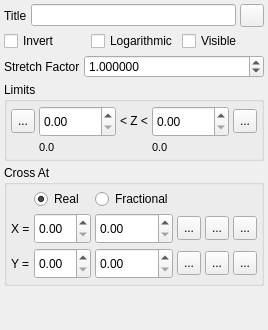
         <widget class="QWidget" name="ZGeneralTab">
          <attribute name="title">
           <string>General</string>
          </attribute>
          <layout class="QVBoxLayout" name="verticalLayout_14">
           <property name="spacing">
            <number>4</number>
           </property>
           <property name="leftMargin">
            <number>4</number>
           </property>
           <property name="topMargin">
            <number>4</number>
           </property>
           <property name="rightMargin">
            <number>4</number>
           </property>
           <property name="bottomMargin">
            <number>4</number>
           </property>
           <item>
            <layout class="QHBoxLayout" name="horizontalLayout_26">
             <item>
              <widget class="QLabel" name="label_36">
               <property name="text">
                <string>Title</string>
               </property>
              </widget>
             </item>
             <item>
              <widget class="QLineEdit" name="ZTitleEdit"/>
             </item>
             <item>
              <widget class="QToolButton" name="ZTitleAddSymbolButton">
               <property name="text">
                <string/>
               </property>
               <property name="icon">
                <iconset resource="uchroma.qrc">
                 <normaloff>:/uchroma/icons/symbol.svg</normaloff>:/uchroma/icons/symbol.svg</iconset>
               </property>
               <property name="iconSize">
                <size>
                 <width>16</width>
                 <height>16</height>
                </size>
               </property>
              </widget>
             </item>
            </layout>
           </item>
           <item>
            <layout class="QHBoxLayout" name="horizontalLayout_23">
             <item>
              <widget class="QCheckBox" name="ZInvertCheck">
               <property name="text">
                <string>Invert</string>
               </property>
              </widget>
             </item>
             <item>
              <widget class="QCheckBox" name="ZLogarithmicCheck">
               <property name="text">
                <string>Logarithmic</string>
               </property>
              </widget>
             </item>
             <item>
              <widget class="QCheckBox" name="ZVisibleCheck">
               <property name="text">
                <string>Visible</string>
               </property>
              </widget>
             </item>
            </layout>
           </item>
           <item>
            <layout class="QHBoxLayout" name="horizontalLayout_30">
             <item>
              <widget class="QLabel" name="label_40">
               <property name="text">
                <string>Stretch Factor</string>
               </property>
              </widget>
             </item>
             <item>
              <widget class="QDoubleSpinBox" name="ZStretchSpin">
               <property name="sizePolicy">
                <sizepolicy hsizetype="Expanding" vsizetype="Fixed">
                 <horstretch>0</horstretch>
                 <verstretch>0</verstretch>
                </sizepolicy>
               </property>
               <property name="toolTip">
                <string/>
               </property>
               <property name="decimals">
                <number>6</number>
               </property>
               <property name="minimum">
                <double>0.000001000000000</double>
               </property>
               <property name="maximum">
                <double>1000000.000000000000000</double>
               </property>
               <property name="singleStep">
                <double>0.010000000000000</double>
               </property>
               <property name="value">
                <double>1.000000000000000</double>
               </property>
              </widget>
             </item>
            </layout>
           </item>
           <item>
            <widget class="QGroupBox" name="LimitsGroup">
             <property name="title">
              <string>Limits</string>
             </property>
             <layout class="QHBoxLayout" name="horizontalLayout_49">
              <property name="spacing">
               <number>4</number>
              </property>
              <property name="leftMargin">
               <number>4</number>
              </property>
              <property name="topMargin">
               <number>4</number>
              </property>
              <property name="rightMargin">
               <number>4</number>
              </property>
              <property name="bottomMargin">
               <number>4</number>
              </property>
              <item>
               <layout class="QGridLayout" name="gridLayout_10">
                <property name="spacing">
                 <number>4</number>
                </property>
                <item row="1" column="4">
                 <widget class="QLabel" name="ZMaxLabel">
                  <property name="font">
                   <font>
                    <pointsize>8</pointsize>
                   </font>
                  </property>
                  <property name="text">
                   <string>0.0</string>
                  </property>
                 </widget>
                </item>
                <item row="0" column="1">
                 <widget class="TExponentialSpin" name="ZMinSpin">
                  <property name="sizePolicy">
                   <sizepolicy hsizetype="Expanding" vsizetype="Fixed">
                    <horstretch>0</horstretch>
                    <verstretch>0</verstretch>
                   </sizepolicy>
                  </property>
                  <property name="minimumSize">
                   <size>
                    <width>0</width>
                    <height>31</height>
                   </size>
                  </property>
                  <property name="focusPolicy">
                   <enum>Qt::StrongFocus</enum>
                  </property>
                  <property name="toolTip">
                   <string>Minimum value to display on the Z axis</string>
                  </property>
                 </widget>
                </item>
                <item row="0" column="3">
                 <widget class="QLabel" name="ZLabel">
                  <property name="sizePolicy">
                   <sizepolicy hsizetype="Minimum" vsizetype="Preferred">
                    <horstretch>0</horstretch>
                    <verstretch>0</verstretch>
                   </sizepolicy>
                  </property>
                  <property name="text">
                   <string>&lt; Z &lt;</string>
                  </property>
                 </widget>
                </item>
                <item row="0" column="0">
                 <widget class="QToolButton" name="ZMinSetMinimumButton">
                  <property name="maximumSize">
                   <size>
                    <width>24</width>
                    <height>24</height>
                   </size>
                  </property>
                  <property name="toolTip">
                   <string>Set to minimum source data value</string>
                  </property>
                  <property name="text">
                   <string>...</string>
                  </property>
                  <property name="icon">
                   <iconset resource="uchroma.qrc">
                    <normaloff>:/uchroma/icons/toleftlimit.svg</normaloff>:/uchroma/icons/toleftlimit.svg</iconset>
                  </property>
                  <property name="iconSize">
                   <size>
                    <width>16</width>
                    <height>16</height>
                   </size>
                  </property>
                 </widget>
                </item>
                <item row="1" column="1">
                 <widget class="QLabel" name="ZMinLabel">
                  <property name="font">
                   <font>
                    <pointsize>8</pointsize>
                   </font>
                  </property>
                  <property name="text">
                   <string>0.0</string>
                  </property>
                 </widget>
                </item>
                <item row="0" column="4">
                 <widget class="TExponentialSpin" name="ZMaxSpin">
                  <property name="sizePolicy">
                   <sizepolicy hsizetype="Expanding" vsizetype="Fixed">
                    <horstretch>0</horstretch>
                    <verstretch>0</verstretch>
                   </sizepolicy>
                  </property>
                  <property name="minimumSize">
                   <size>
                    <width>0</width>
                    <height>31</height>
                   </size>
                  </property>
                  <property name="focusPolicy">
                   <enum>Qt::StrongFocus</enum>
                  </property>
                  <property name="toolTip">
                   <string>Maximum value to display on the Z axis</string>
                  </property>
                 </widget>
                </item>
                <item row="0" column="5">
                 <widget class="QToolButton" name="ZMaxSetMaximumButton">
                  <property name="maximumSize">
                   <size>
                    <width>24</width>
                    <height>24</height>
                   </size>
                  </property>
                  <property name="toolTip">
                   <string>Set to maximum source data value</string>
                  </property>
                  <property name="text">
                   <string>...</string>
                  </property>
                  <property name="icon">
                   <iconset resource="uchroma.qrc">
                    <normaloff>:/uchroma/icons/torightlimit.svg</normaloff>:/uchroma/icons/torightlimit.svg</iconset>
                  </property>
                  <property name="iconSize">
                   <size>
                    <width>16</width>
                    <height>16</height>
                   </size>
                  </property>
                 </widget>
                </item>
               </layout>
              </item>
             </layout>
            </widget>
           </item>
           <item>
            <widget class="QGroupBox" name="ZCrossGroup">
             <property name="title">
              <string>Cross At</string>
             </property>
             <layout class="QHBoxLayout" name="horizontalLayout_3">
              <property name="spacing">
               <number>4</number>
              </property>
              <property name="leftMargin">
               <number>4</number>
              </property>
              <property name="topMargin">
               <number>4</number>
              </property>
              <property name="rightMargin">
               <number>4</number>
              </property>
              <property name="bottomMargin">
               <number>4</number>
              </property>
              <item>
               <layout class="QGridLayout" name="gridLayout_8">
                <property name="spacing">
                 <number>4</number>
                </property>
                <item row="1" column="5">
                 <widget class="QToolButton" name="ZPositionXSetMaximumButton">
                  <property name="maximumSize">
                   <size>
                    <width>24</width>
                    <height>24</height>
                   </size>
                  </property>
                  <property name="toolTip">
                   <string>Set to maximum source data value</string>
                  </property>
                  <property name="text">
                   <string>...</string>
                  </property>
                  <property name="icon">
                   <iconset resource="uchroma.qrc">
                    <normaloff>:/uchroma/icons/torightlimit.svg</normaloff>:/uchroma/icons/torightlimit.svg</iconset>
                  </property>
                  <property name="iconSize">
                   <size>
                    <width>16</width>
                    <height>16</height>
                   </size>
                  </property>
                 </widget>
                </item>
                <item row="1" column="4">
                 <widget class="QToolButton" name="ZPositionXSetZeroButton">
                  <property name="maximumSize">
                   <size>
                    <width>24</width>
                    <height>24</height>
                   </size>
                  </property>
                  <property name="toolTip">
                   <string>Set to zero</string>
                  </property>
                  <property name="text">
                   <string>...</string>
                  </property>
                  <property name="icon">
                   <iconset resource="uchroma.qrc">
                    <normaloff>:/uchroma/icons/tozero.svg</normaloff>:/uchroma/icons/tozero.svg</iconset>
                  </property>
                  <property name="iconSize">
                   <size>
                    <width>16</width>
                    <height>16</height>
                   </size>
                  </property>
                 </widget>
                </item>
                <item row="1" column="1">
                 <widget class="TExponentialSpin" name="ZPositionXRealSpin">
                  <property name="sizePolicy">
                   <sizepolicy hsizetype="Expanding" vsizetype="Fixed">
                    <horstretch>0</horstretch>
                    <verstretch>0</verstretch>
                   </sizepolicy>
                  </property>
                  <property name="minimumSize">
                   <size>
                    <width>0</width>
                    <height>31</height>
                   </size>
                  </property>
                  <property name="focusPolicy">
                   <enum>Qt::StrongFocus</enum>
                  </property>
                  <property name="toolTip">
                   <string>X axis value at which the Z axis crosses</string>
                  </property>
                 </widget>
                </item>
                <item row="2" column="1">
                 <widget class="TExponentialSpin" name="ZPositionYRealSpin">
                  <property name="sizePolicy">
                   <sizepolicy hsizetype="Expanding" vsizetype="Fixed">
                    <horstretch>0</horstretch>
                    <verstretch>0</verstretch>
                   </sizepolicy>
                  </property>
                  <property name="minimumSize">
                   <size>
                    <width>0</width>
                    <height>31</height>
                   </size>
                  </property>
                  <property name="focusPolicy">
                   <enum>Qt::StrongFocus</enum>
                  </property>
                  <property name="toolTip">
                   <string>Y axis value at which the Z axis crosses</string>
                  </property>
                 </widget>
                </item>
                <item row="1" column="3">
                 <widget class="QToolButton" name="ZPositionXSetMinimumButton">
                  <property name="maximumSize">
                   <size>
                    <width>24</width>
                    <height>24</height>
                   </size>
                  </property>
                  <property name="toolTip">
                   <string>Set to minimum source data value</string>
                  </property>
                  <property name="text">
                   <string>...</string>
                  </property>
                  <property name="icon">
                   <iconset resource="uchroma.qrc">
                    <normaloff>:/uchroma/icons/toleftlimit.svg</normaloff>:/uchroma/icons/toleftlimit.svg</iconset>
                  </property>
                  <property name="iconSize">
                   <size>
                    <width>16</width>
                    <height>16</height>
                   </size>
                  </property>
                 </widget>
                </item>
                <item row="2" column="0">
                 <widget class="QLabel" name="label_12">
                  <property name="sizePolicy">
                   <sizepolicy hsizetype="Minimum" vsizetype="Preferred">
                    <horstretch>0</horstretch>
                    <verstretch>0</verstretch>
                   </sizepolicy>
                  </property>
                  <property name="text">
                   <string>Y =</string>
                  </property>
                 </widget>
                </item>
                <item row="1" column="0">
                 <widget class="QLabel" name="label_13">
                  <property name="sizePolicy">
                   <sizepolicy hsizetype="Minimum" vsizetype="Preferred">
                    <horstretch>0</horstretch>
                    <verstretch>0</verstretch>
                   </sizepolicy>
                  </property>
                  <property name="text">
                   <string>X =</string>
                  </property>
                 </widget>
                </item>
                <item row="2" column="3">
                 <widget class="QToolButton" name="ZPositionYSetMinimumButton">
                  <property name="maximumSize">
                   <size>
                    <width>24</width>
                    <height>24</height>
                   </size>
                  </property>
                  <property name="toolTip">
                   <string>Set to minimum source data value</string>
                  </property>
                  <property name="text">
                   <string>...</string>
                  </property>
                  <property name="icon">
                   <iconset resource="uchroma.qrc">
                    <normaloff>:/uchroma/icons/toleftlimit.svg</normaloff>:/uchroma/icons/toleftlimit.svg</iconset>
                  </property>
                  <property name="iconSize">
                   <size>
                    <width>16</width>
                    <height>16</height>
                   </size>
                  </property>
                 </widget>
                </item>
                <item row="2" column="4">
                 <widget class="QToolButton" name="ZPositionYSetZeroButton">
                  <property name="maximumSize">
                   <size>
                    <width>24</width>
                    <height>24</height>
                   </size>
                  </property>
                  <property name="toolTip">
                   <string>Set to zero</string>
                  </property>
                  <property name="text">
                   <string>...</string>
                  </property>
                  <property name="icon">
                   <iconset resource="uchroma.qrc">
                    <normaloff>:/uchroma/icons/tozero.svg</normaloff>:/uchroma/icons/tozero.svg</iconset>
                  </property>
                  <property name="iconSize">
                   <size>
                    <width>16</width>
                    <height>16</height>
                   </size>
                  </property>
                 </widget>
                </item>
                <item row="0" column="1">
                 <widget class="QRadioButton" name="ZPositionRealRadio">
                  <property name="text">
                   <string>Real</string>
                  </property>
                  <property name="checked">
                   <bool>true</bool>
                  </property>
                 </widget>
                </item>
                <item row="2" column="5">
                 <widget class="QToolButton" name="ZPositionYSetMaximumButton">
                  <property name="maximumSize">
                   <size>
                    <width>24</width>
                    <height>24</height>
                   </size>
                  </property>
                  <property name="toolTip">
                   <string>Set to maximum source data value</string>
                  </property>
                  <property name="text">
                   <string>...</string>
                  </property>
                  <property name="icon">
                   <iconset resource="uchroma.qrc">
                    <normaloff>:/uchroma/icons/torightlimit.svg</normaloff>:/uchroma/icons/torightlimit.svg</iconset>
                  </property>
                  <property name="iconSize">
                   <size>
                    <width>16</width>
                    <height>16</height>
                   </size>
                  </property>
                 </widget>
                </item>
                <item row="1" column="2">
                 <widget class="TExponentialSpin" name="ZPositionXFractionalSpin">
                  <property name="sizePolicy">
                   <sizepolicy hsizetype="Expanding" vsizetype="Fixed">
                    <horstretch>0</horstretch>
                    <verstretch>0</verstretch>
                   </sizepolicy>
                  </property>
                  <property name="minimumSize">
                   <size>
                    <width>0</width>
                    <height>31</height>
                   </size>
                  </property>
                  <property name="focusPolicy">
                   <enum>Qt::StrongFocus</enum>
                  </property>
                  <property name="toolTip">
                   <string>X axis fraction at which the Z axis crosses</string>
                  </property>
                 </widget>
                </item>
                <item row="2" column="2">
                 <widget class="TExponentialSpin" name="ZPositionYFractionalSpin">
                  <property name="sizePolicy">
                   <sizepolicy hsizetype="Expanding" vsizetype="Fixed">
                    <horstretch>0</horstretch>
                    <verstretch>0</verstretch>
                   </sizepolicy>
                  </property>
                  <property name="minimumSize">
                   <size>
                    <width>0</width>
                    <height>31</height>
                   </size>
                  </property>
                  <property name="focusPolicy">
                   <enum>Qt::StrongFocus</enum>
                  </property>
                  <property name="toolTip">
                   <string>Y axis fraction at which the Y axis crosses</string>
                  </property>
                 </widget>
                </item>
                <item row="0" column="2">
                 <widget class="QRadioButton" name="ZPositionFractionalRadio">
                  <property name="text">
                   <string>Fractional</string>
                  </property>
                 </widget>
                </item>
               </layout>
              </item>
             </layout>
            </widget>
           </item>
           <item>
            <spacer name="verticalSpacer_9">
             <property name="orientation">
              <enum>Qt::Vertical</enum>
             </property>
             <property name="sizeHint" stdset="0">
              <size>
               <width>20</width>
               <height>40</height>
              </size>
             </property>
            </spacer>
           </item>
          </layout>
         </widget>
